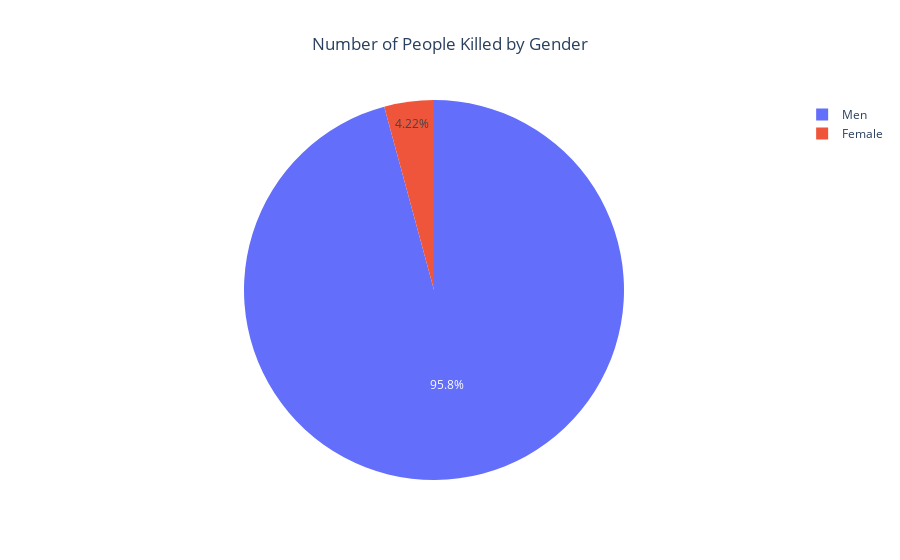

The notebook cell saved with this chart:
### Code cell
px.pie(labels=dataframe['Race'], values=dataframe['Num of people killed'],title='Number of People Killed by Gender',names=dataframe['Race']).update_traces().update_layout(title_x=0.5).show()

### Figure 1 — Plotly figure (JSON) as saved in the notebook; plotly's stock layout.template omitted (floating-point values rounded to 4 significant figures)
{"data": [{"domain": {"x": [0, 1], "y": [0, 1]}, "hovertemplate": "label=%{label}<br>value=%{value}<extra></extra>", "labels": ["Men", "Female"], "legendgroup": "", "name": "", "showlegend": true, "type": "pie", "values": [2428, 107]}], "layout": {"legend": {"tracegroupgap": 0}, "title": {"text": "Number of People Killed by Gender", "x": 0.5}}}
